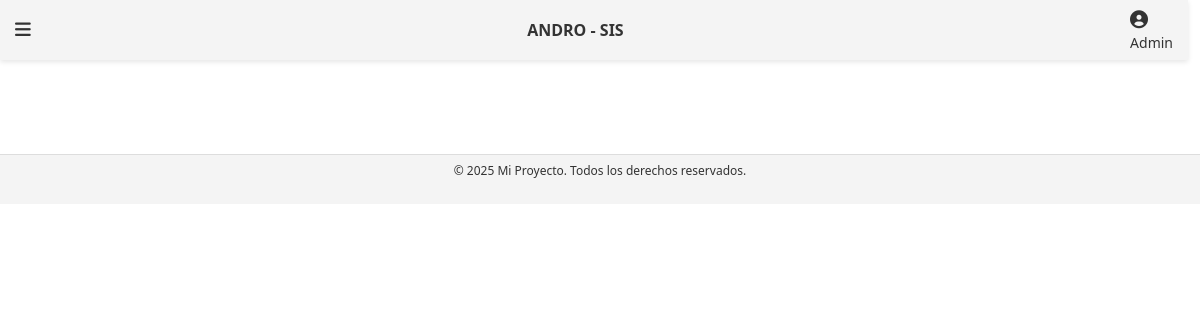
The app's page /includes/index.php?view=categorias (signed in), older data.
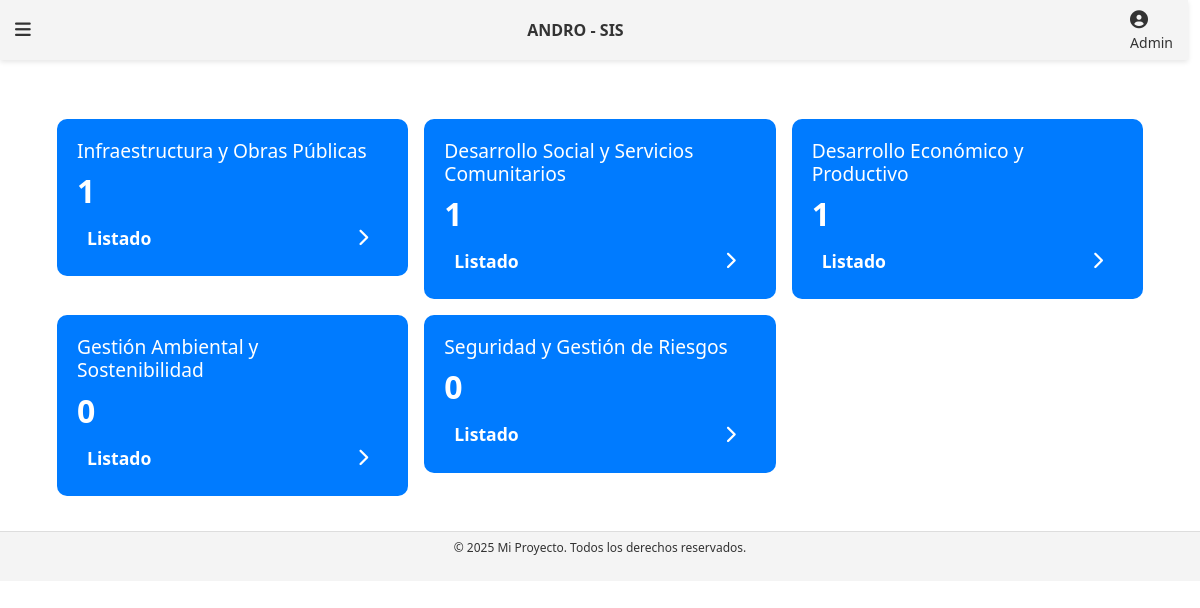
The same page, newer data.
### tables this page shows
CREATE TABLE `categorias` (
  `id_categoria` int(11) NOT NULL,
  `nombre` varchar(255) NOT NULL
);

### includes/vistas/categorias.php (the view, shortened to what this page needs)
<?php
require_once '../conection/conexion.php';
try {
    $stmt = $conn->query("
        SELECT c.id_categoria, c.nombre, COUNT(p.id_proyectos) AS total_proyectos
        FROM categorias c
        LEFT JOIN proyecto p ON c.id_categoria = p.id_categoria
        GROUP BY c.id_categoria, c.nombre
    ");
    $categorias = $stmt->fetchAll(PDO::FETCH_ASSOC);
} catch (PDOException $e) {
    die("Error en la consulta: " . $e->getMessage());
}
?>
<!DOCTYPE html>
<html lang="es">
<head>
    <link href="https://cdn.jsdelivr.net/npm/bootstrap@5.3.0/dist/css/bootstrap.min.css" rel="stylesheet">
</head>
<body>
<div class="container mt-4">
    <div class="row g-3">
        <?php foreach ($categorias as $categoria): ?>
            <div class="col-md-4">
                <div class="category-card">
                    <h3><?= htmlspecialchars($categoria['nombre']) ?></h3>
                    <span class="count"><?= $categoria['total_proyectos'] ?></span>
                    <a href="index.php?view=categoria_proyectos&id_categoria=<?= $categoria['id_categoria'] ?>">
                        Listado <i class="fas fa-chevron-right"></i>
                    </a>
                </div>
            </div>
        <?php endforeach; ?>
    </div>
</div>
</body>
</html>

Row changes from the older to the newer data that the page shows:
added categorias: nombre "Infraestructura y Obras Públicas", total_proyectos "1"
added categorias: nombre "Desarrollo Social y Servicios Comunitarios", total_proyectos "1"
added categorias: nombre "Desarrollo Económico y Productivo", total_proyectos "1"
added categorias: nombre "Gestión Ambiental y Sostenibilidad", total_proyectos "0"
added categorias: nombre "Seguridad y Gestión de Riesgos", total_proyectos "0"
